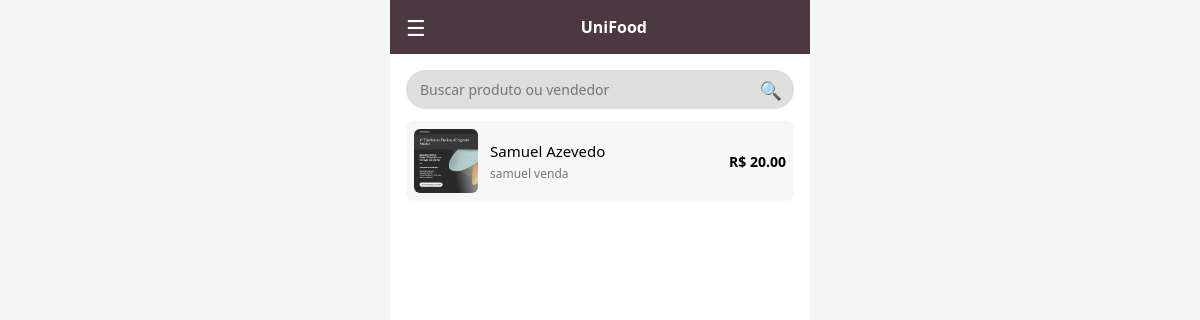
Page /cliente/ on the earlier database version.
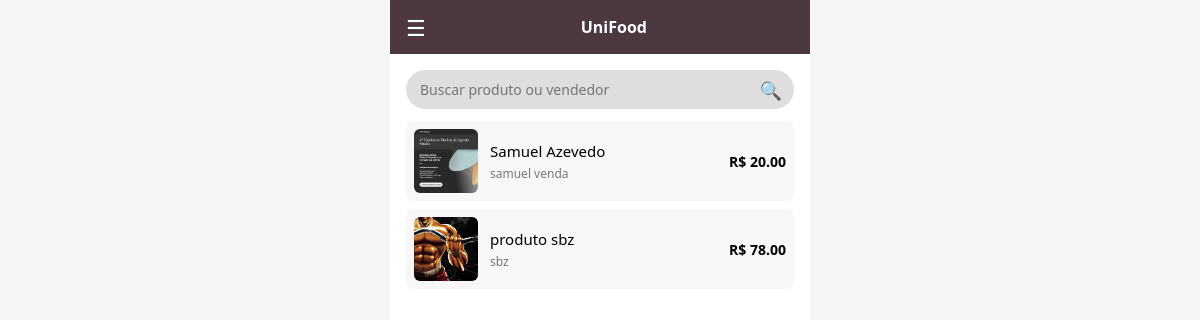
Same page on the later database version.
### appWeb/models.py (models this page shows, shortened)
class Produto(models.Model):
    vendedor = models.ForeignKey(
        Vendedor,
        on_delete=models.CASCADE,
        related_name="produtos"
    )
    nome = models.CharField(max_length=100)
    imagem = models.ImageField(
        upload_to="produtos/",
        null=True,
        blank=True,
        help_text="Arquivo da figura (brigadeiro, brownie, etc.)"
    )
    imagem = models.ImageField(
        upload_to="produtos/",
        null=True,
        blank=True,
        help_text="Imagem principal (aparece nas listas)"
    )
    preco = models.DecimalField(max_digits=8, decimal_places=2)
    descricao = models.TextField(blank=True)
    status_disponivel = models.BooleanField(
        default=True,
        help_text="Disponível / Indisponível na tela de produto"
    )
    criado_em = models.DateTimeField(auto_now_add=True)
    atualizado_em = models.DateTimeField(auto_now=True)
    class Meta:
        ordering = ["nome"]

class Vendedor(models.Model):
    email = models.EmailField(unique=True)
    senha = models.CharField(max_length=128)  # pode guardar hash depois
    nome_completo = models.CharField(max_length=150)
    nome_venda = models.CharField(max_length=100)
    celular = models.CharField(max_length=20)
    local_principal_venda = models.CharField(
        max_length=100,
        help_text="Ex.: Saída do bandejão, prainha, etc."
    )
    status_disponivel = models.BooleanField(
        default=False,
        help_text="Toggle Disponível / Indisponível do perfil"
    )
    criado_em = models.DateTimeField(auto_now_add=True)
    atualizado_em = models.DateTimeField(auto_now=True)

### appWeb/views.py (the view)
# urls.py: path("cliente/", views.home_cliente, name="home_cliente"),
def home_cliente(request):
    busca = request.GET.get("q", "").strip()
    produtos = Produto.objects.select_related("vendedor").filter(
        status_disponivel=True,
        vendedor__status_disponivel=True,
    )
    if busca:
        produtos = produtos.filter(
            Q(nome__icontains=busca) |
            Q(vendedor__nome_venda__icontains=busca)
        )
    context = {
        "produtos": produtos,
        "busca": busca,
    }
    return render(request, "appWeb/cliente/home_cliente.html", context)

### appWeb/templates/appWeb/cliente/home_cliente.html (shortened to what this page needs)
{% extends "base.html" %}
{% block header %}
<header class="app-header" style="background:#4b3840; justify-content:space-between;">
    <a href="{% url 'info_vendedores' %}"
    style="color:#fff; font-size:22px; text-decoration:none; display:inline-block;">
        ☰
    </a>
    <h1 style="font-size:16px;">UniFood</h1>
</header>
{% endblock %}
{% block content %}
    <form method="get" class="row-between" style="margin-bottom:12px; gap:8px;">
        <div style="flex:1; position:relative;">
            <input type="text" name="q" value="{{ busca }}"
                   class="input-field"
                   placeholder="Buscar produto ou vendedor">
            <span style="position:absolute; right:12px; top:50%; transform:translateY(-50%); font-size:18px;">🔍</span>
        </div>
    </form>
    {% for produto in produtos %}
        <a href="{% url 'detalhe_produto_cliente' produto.id %}"
           style="text-decoration:none; color:inherit;">
            <div class="product-card">
                <div class="product-image"
                     style="{% if produto.imagem %}background-image:url('{{ produto.imagem.url }}');{% endif %}">
                </div>
                <div class="product-info">
                    <div class="product-name" style="font-size:15px; margin-bottom:4px;">
                        {{ produto.nome }}
                    </div>
                    <div style="font-size:12px; color:#777;">
                        <a href="{% url 'detalhe_vendedor_cliente' produto.vendedor.id %}"
                        style="color:#777; text-decoration:none;">
                            {{ produto.vendedor.nome_venda }}
                        </a>
                    </div>
                </div>
                <div class="product-price">
                    R$ {{ produto.preco }}
                </div>
            </div>
        </a>
    {% empty %}
        <p style="font-size:14px; color:#777;">Nenhum produto disponível no momento.</p>
    {% endfor %}
{% endblock %}

Differences in the rows shown:
added Produto: imagem (picture), nome "produto sbz", vendedor.nome_venda "sbz", preco "78.00"
